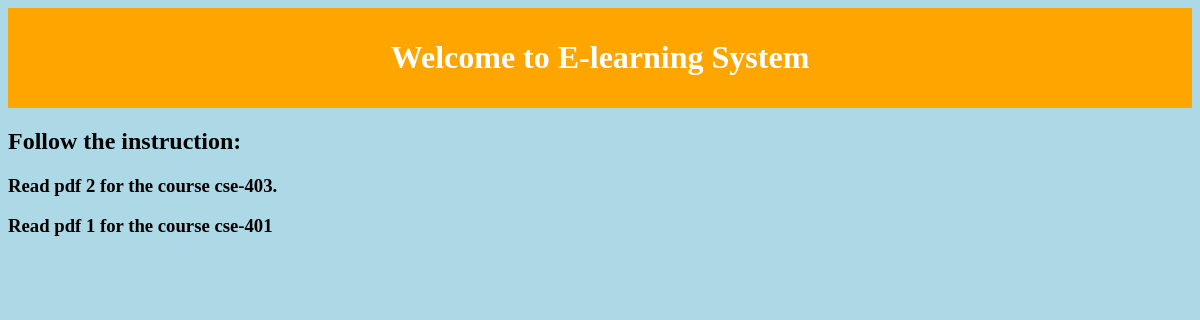
Page /syllabus.php (signed in) on the committed database.
### tables this page shows
CREATE TABLE `syllabus` (
  `id` int(10) NOT NULL,
  `instruction` varchar(255) NOT NULL
);

### syllabus.php (the view, shortened to what this page needs)
<html>
<head>
  <link rel="stylesheet" type="text/css" href="style.css" >
  <div class="header">
<h1>Welcome to E-learning System</h1>
</div>
<h2>Follow the instruction:</h2>
</head>
<body>
<?php
$hostname = "127.0.0.1";
$username = "root";
$password = "";
$conn = new mysqli($hostname, $username, $password,"e_learning");
$sql="select * from syllabus";
$res=mysqli_query($conn,$sql);
while($row = mysqli_fetch_array($res))
{
echo "<h3>".$row['instruction']."</h3>";
}
?>
</body>
</html>

### style.css (style rules this page uses)
.header { background-color:orange; text-align:center; color:white; padding-top:10px; padding-left:10px; padding-right:10px; padding-bottom:10px; }
body { background-color:lightblue; }

### rows in the picture
syllabus: instruction "Read pdf 2 for the course cse-403."
syllabus: instruction "Read pdf 1 for the course cse-401"
